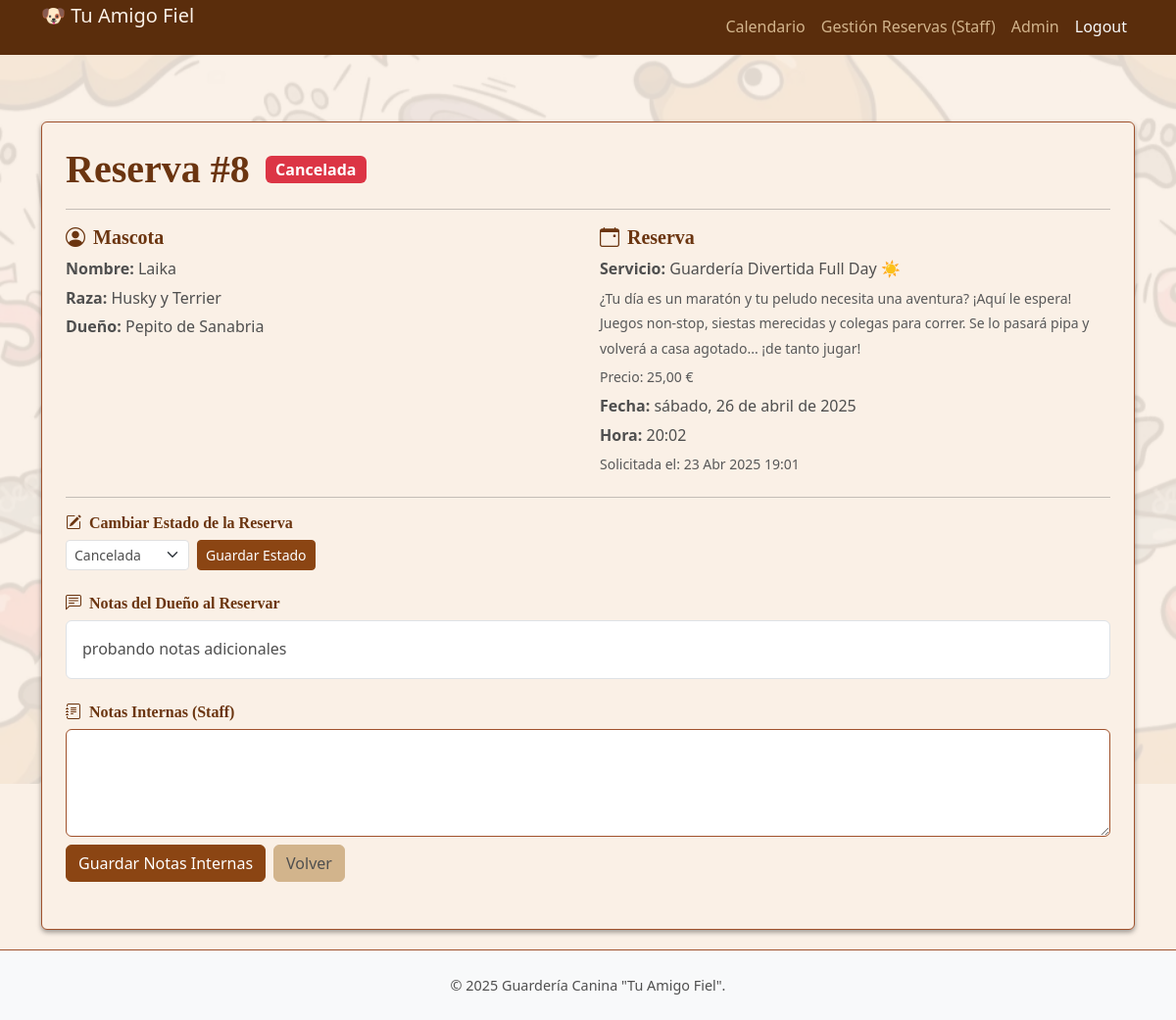
Page /daycare/staff/bookings/8/ (signed in) on the earlier database version.
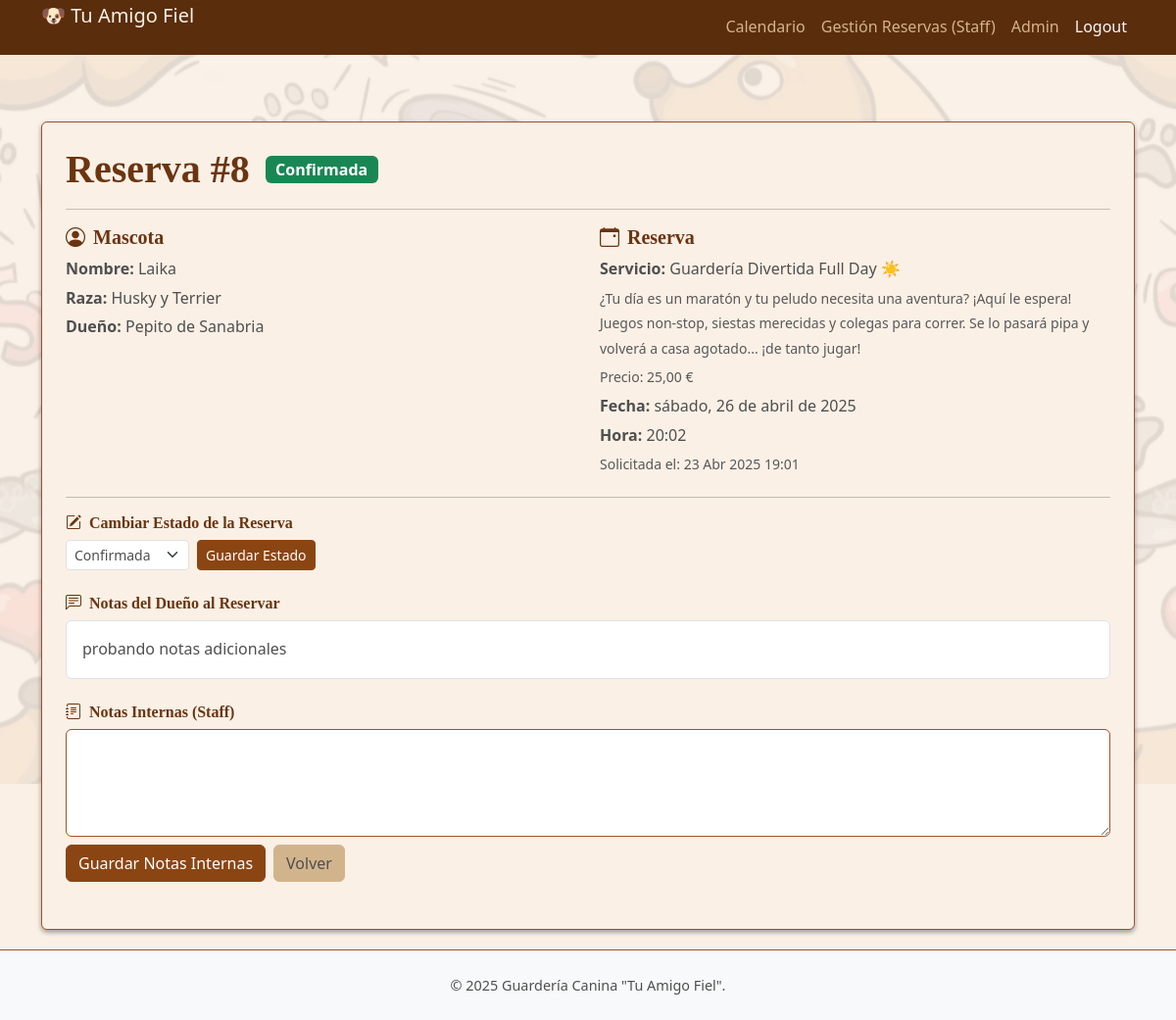
Same page on the later database version.
### daycare/models.py (models this page shows, shortened)
class Booking(models.Model):
    pet = models.ForeignKey(Pet, on_delete=models.CASCADE, related_name='bookings')
    service = models.ForeignKey(Service, on_delete=models.CASCADE, related_name='bookings', verbose_name='Servicio')
    date = models.DateField()
    time = models.TimeField()
    status = CharField(max_length=20, choices=STATUS_CHOICES, default='Pending')
    notes = models.TextField(blank=True, null=True, verbose_name='Notas del Dueño al Reservar')
    created_at = models.DateTimeField(auto_now_add=True)
    staff_notes = models.TextField(blank=True, null=True, verbose_name='Notas Internas del Staff') # <--- Añade este campo
    class Meta:
        ordering = ['date', 'time']

class Pet(models.Model):
    owner = models.ForeignKey(Owner, on_delete=models.CASCADE, related_name='pets') # Relación muchos-a-uno con Dueño
    nombre = models.CharField(max_length=100)
    raza = models.CharField(max_length=100, blank=True, null=True)
    fecha_nacimiento = models.DateField(blank=True, null=True)
    foto = models.ImageField(upload_to='pets_photos/', blank=True, null=True)
    notas_medicas = models.TextField(blank=True, null=True) # Alergias, medicaciones, etc.
    comportamiento_notas = models.TextField(blank=True, null=True, verbose_name='Notas sobre la Mascota') # Cómo se lleva con otros perros, etc.

class Owner(models.Model):
    user = models.OneToOneField(User, on_delete=models.CASCADE) # Relación uno-a-uno con el Usuario de Django
    telefono = models.CharField(max_length=15, blank=True, null=True)
    direccion = models.TextField(blank=True, null=True)

class Service(models.Model):
    name = models.CharField(max_length=255, unique=True, verbose_name='Nombre del Servicio') # Nombre único del servicio
    description = models.TextField(blank=True, null=True, verbose_name='Descripción') # Descripción detallada
    price = models.DecimalField(max_digits=6, decimal_places=2, null=True, blank=True, verbose_name='Precio')
    duration_description = models.CharField(max_length=100, blank=True, null=True, verbose_name='Duración (ej: Medio día, 1 hora)')
    is_active = models.BooleanField(default=True, verbose_name='Activo') # Para poder desactivar servicios temporalmente
    class Meta:
        verbose_name = 'Servicio' # Nombre singular en el Admin/Django
        verbose_name_plural = 'Servicios' # Nombre plural en el Admin/Django
        ordering = ['name'] # Ordenar servicios alfabéticamente por nombre

### daycare/views.py (the view, shortened to what this page needs)
# urls.py: path('staff/bookings/<int:pk>/', views.staff_booking_detail, name='staff_booking_detail'),
@login_required # Solo usuarios logueados
def staff_booking_detail(request, pk): # Espera el ID (pk) de la reserva
    if not request.user.is_staff:
        messages.error(request, 'No tienes permiso para acceder a esta página.')
        return redirect('daycare:perfil_owner') # Redirige a una página adecuada para no-staff
    reserva = get_object_or_404(Booking, pk=pk)
    form = StaffNotesForm(instance=reserva)
    context = {
        'reserva': reserva,
        'staff_notes_form': form, # Formulario para notas internas
        'status_choices': STATUS_CHOICES, # <-- NUEVO: Pasar las opciones de estado
    }
    return render(request, 'daycare/staff_booking_detail.html', context)

### daycare/forms.py
class StaffNotesForm(forms.ModelForm):
    class Meta:
        model = Booking # Basado en el modelo Booking
        fields = ['staff_notes'] # Incluye solo el campo staff_notes
        widgets = {
            'staff_notes': forms.Textarea(attrs={'rows': 4, 'class': 'form-control'}), # Área de texto con estilo Bootstrap
        }

### daycare/templates/daycare/staff_booking_detail.html (shortened to what this page needs)
{% extends 'base.html' %}
{% load static %}
{% block content %}
<div class="container mt-4">
    <div class="card shadow-sm">
        <div class="card-body p-4">
            <div class="d-flex align-items-center mb-3">
                <h1 class="mb-0 me-3">Reserva #{{ reserva.pk }}</h1>
                <span class="badge {% if reserva.status == 'Confirmed' %}bg-success{% elif reserva.status == 'Cancelled' %}bg-danger{% elif reserva.status == 'Completed' %}bg-secondary{% else %}bg-warning text-dark{% endif %} fs-6">
                    {{ reserva.get_status_display }}
                </span>
            </div>
            <hr>
            <div class="row mb-3">
                <div class="col-md-6 mb-3 mb-md-0">
                    <h5 class="mb-2"><i class="bi bi-person-circle me-2"></i>Mascota</h5>
                    <p class="mb-1"><strong>Nombre:</strong> {{ reserva.pet.nombre }}</p>
                    <p class="mb-1"><strong>Raza:</strong> {{ reserva.pet.raza|default:"No especificada" }}</p>
                    <p class="mb-1"><strong>Dueño:</strong> {{ reserva.pet.owner.user.get_full_name|default:reserva.pet.owner.user.username }}</p>
                </div>
                <div class="col-md-6">
                    <h5 class="mb-2"><i class="bi bi-calendar-event me-2"></i>Reserva</h5>
                    <p class="mb-1"><strong>Servicio:</strong> {{ reserva.service.name }}</p>
                    {% if reserva.service.description %}<p class="mb-1 text-muted"><small>{{ reserva.service.description }}</small></p>{% endif %}
                    {% if reserva.service.price %}<p class="mb-1 text-muted"><small>Precio: {{ reserva.service.price }} €</small></p>{% endif %}
                    <p class="mb-1"><strong>Fecha:</strong> {{ reserva.date|date:"l, d \d\e F \d\e Y" }}</p>
                    <p class="mb-1"><strong>Hora:</strong> {{ reserva.time|time:"H:i" }}</p>
                    <p class="mb-1 text-muted"><small>Solicitada el: {{ reserva.created_at|date:"d M Y H:i" }}</small></p>
                </div>
            </div>
            <hr>
            <div class="mb-4">
                <h6 class="mb-2"><i class="bi bi-pencil-square me-2"></i>Cambiar Estado de la Reserva</h6>
                <form method="post" action=".">
                    <div class="row g-2 align-items-center">
                        <div class="col-auto">
                            <select name="new_status" id="id_new_status" class="form-select form-select-sm">
                                {% for status_code, status_display in status_choices %}
                                    <option value="{{ status_code }}" {% if reserva.status == status_code %} selected{% endif %}>{{ status_display }}</option>
                                {% endfor %}
                            </select>
                        </div>
                        <div class="col-auto">
                            <button type="submit" class="btn btn-primary btn-sm">Guardar Estado</button>
                        </div>
                    </div>
                </form>
            </div>
            <div class="mb-4">
                <h6 class="mb-2"><i class="bi bi-chat-left-text me-2"></i>Notas del Dueño al Reservar</h6>
                <div class="bg-white rounded p-3 border">
                    <p class="mb-0">{{ reserva.notes|default:"Sin notas del dueño." }}</p>
                </div>
            </div>
            <div class="mb-4">
                <h6 class="mb-2"><i class="bi bi-journal-text me-2"></i>Notas Internas (Staff)</h6>
                <form method="post" action=".">
                    <div class="mb-2">
                        {{ staff_notes_form.staff_notes }}
                    </div>
                    <div class="d-flex gap-2 mt-2">
                        <button type="submit" class="btn btn-primary">Guardar Notas Internas</button>
                        <button type="button" onclick="history.back()" class="btn btn-secondary">Volver</button>
                    </div>
                </form>
            </div>
        </div>
    </div>
</div>
{% endblock content %}

Differences in the rows shown:
changed Booking "probando notas adicionales": status "Cancelada" → "Confirmada"; new_status "Cancelada" → "Confirmada"
